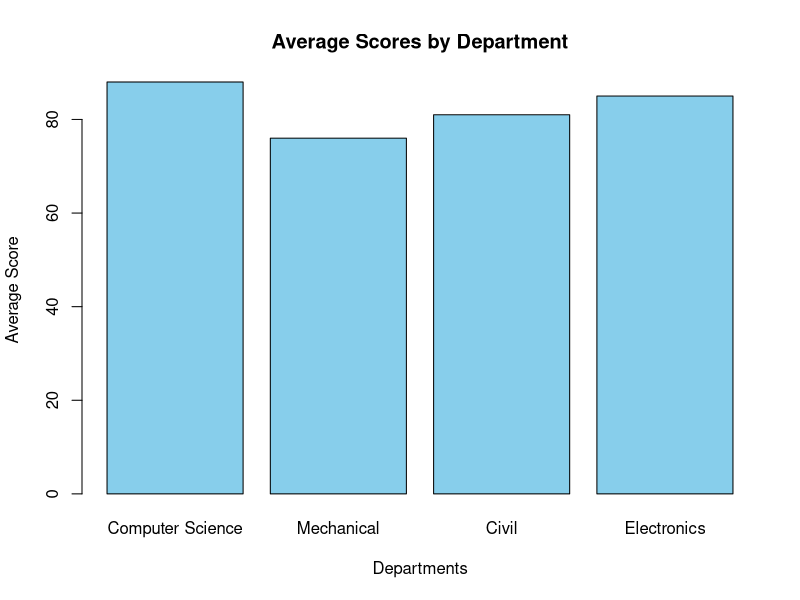
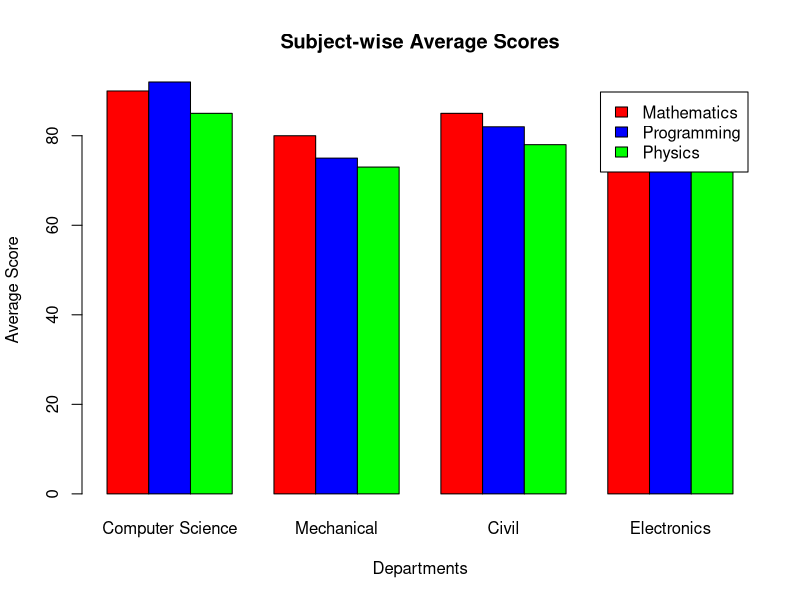
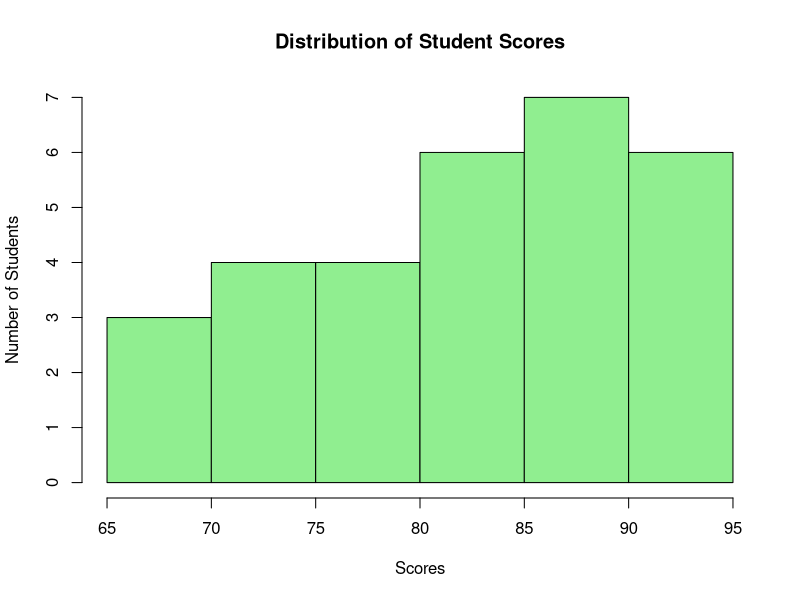
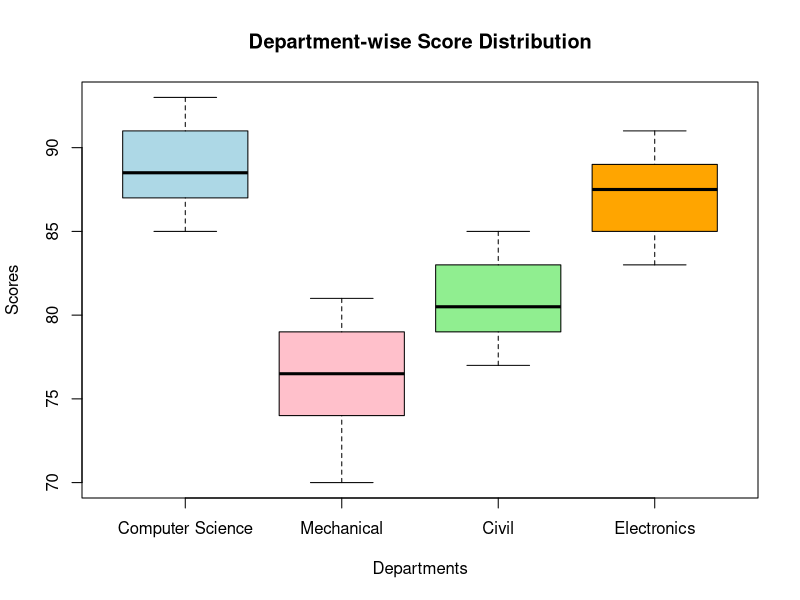

The R script that drew these images, in order:
# Student Academic Performance Analysis

# Department names
departments <- c("Computer Science", "Mechanical", "Civil", "Electronics")

# Average scores
avg_scores <- c(88, 76, 81, 85)

#-----------------------------
# 1. Bar Plot
#-----------------------------
barplot(avg_scores,
        names.arg = departments,
        col = "skyblue",
        main = "Average Scores by Department",
        xlab = "Departments",
        ylab = "Average Score")

#-----------------------------
# 2. Grouped Bar Plot
#-----------------------------

scores <- matrix(c(
  90, 80, 85, 88,   # Mathematics
  92, 75, 82, 89,   # Programming
  85, 73, 78, 84    # Physics
), nrow = 3, byrow = TRUE)

colnames(scores) <- departments
rownames(scores) <- c("Mathematics", "Programming", "Physics")

barplot(scores,
        beside = TRUE,
        col = c("red", "blue", "green"),
        legend.text = rownames(scores),
        main = "Subject-wise Average Scores",
        xlab = "Departments",
        ylab = "Average Score")

#-----------------------------
# 3. Histogram
#-----------------------------

student_scores <- c(
  65,70,72,75,78,80,82,84,85,87,
  88,90,91,92,93,75,77,79,81,86,
  89,94,95,68,73,83,85,88,90,92
)

hist(student_scores,
     col = "lightgreen",
     main = "Distribution of Student Scores",
     xlab = "Scores",
     ylab = "Number of Students")

#-----------------------------
# 4. Boxplot
#-----------------------------

cs <- c(85,88,90,92,87,89,91,86,93,88)
mech <- c(70,72,75,78,80,74,76,77,79,81)
civil <- c(78,80,82,81,79,83,84,77,85,80)
ece <- c(84,86,88,85,87,89,90,83,91,88)

boxplot(cs, mech, civil, ece,
        names = c("Computer Science",
                  "Mechanical",
                  "Civil",
                  "Electronics"),
        col = c("lightblue", "pink", "lightgreen", "orange"),
        main = "Department-wise Score Distribution",
        xlab = "Departments",
        ylab = "Scores")
